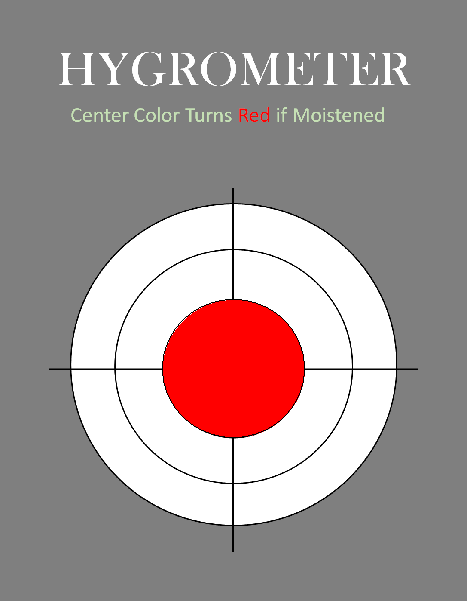
#> input picture changed.jpg, 467 x 601 px
$ jupyter execute Untitled.ipynb   (shell and % lines are left out)
#> lines starting #> are read from the running program, lines starting #| are printed output that depends on the picture; after the words box and inside, x2 and y2 are one past the last pixel; in counts of white or black regions, pixels touching at a corner belong together
[cell 1]
from matplotlib.pyplot import imshow
from turtle import clone
import cv2 as cv2
import numpy as np
path = ("./changed.jpg")
m = cv2.imread(path)
#> m is the input picture: shape (601, 467, 3); mean B, G, R 149.6, 149.8, 163.6
gray = cv2.cvtColor(m,cv2.COLOR_BGR2GRAY)
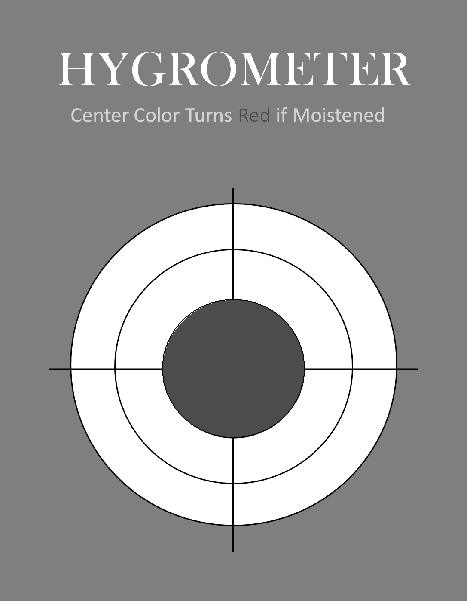
#> gray: shape (601, 467); min 0, max 255, mean 153.9

blurred = cv2.GaussianBlur(gray, (5,5),0) #高斯模糊
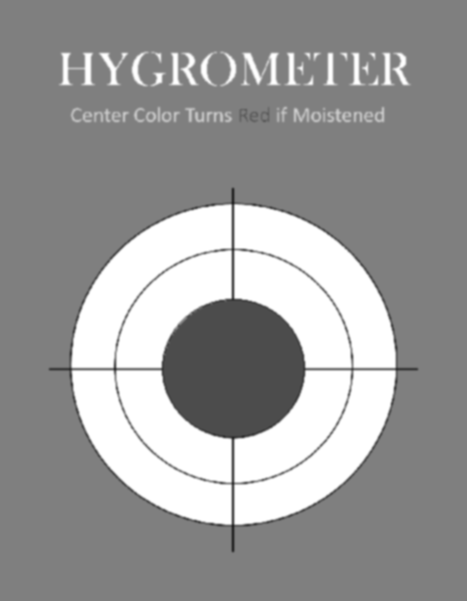
#> blurred: shape (601, 467); min 39, max 255, mean 153.9
imshow(blurred)
edged = cv2.Canny(blurred, 200,250) #邊緣萃取
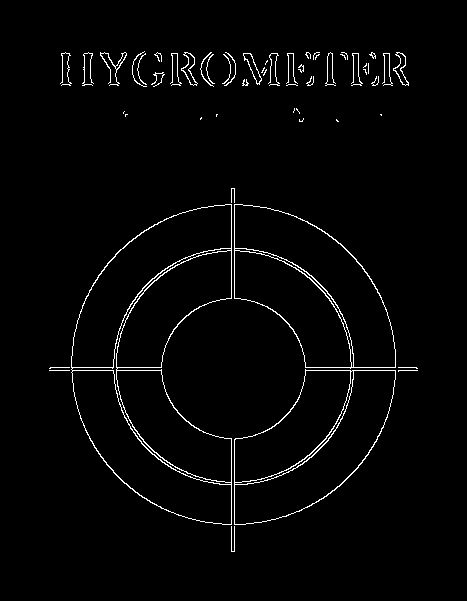
#> edged: shape (601, 467); 2.2% white in thin lines or dots, all inside (x1, y1, x2, y2) = (49, 51, 418, 552)

contours, hierarchy = cv2.findContours(edged.copy(), cv2.RETR_EXTERNAL, cv2.CHAIN_APPROX_SIMPLE)
#> contours = 55 contours, 48 with area under 20; largest, box (x1, y1, x2, y2) and area: (71, 204, 232, 525) 32356, (234, 204, 396, 369) 16958, (234, 369, 396, 525) 15590, (181, 52, 198, 86) 205, (393, 52, 409, 86) 196, (243, 53, 262, 85) 191, (100, 52, 127, 86) 80
clone = m.copy()
if clone is None:
    print("null")
n = cv2.drawContours(clone,contours,-1, (0,255,0),2)
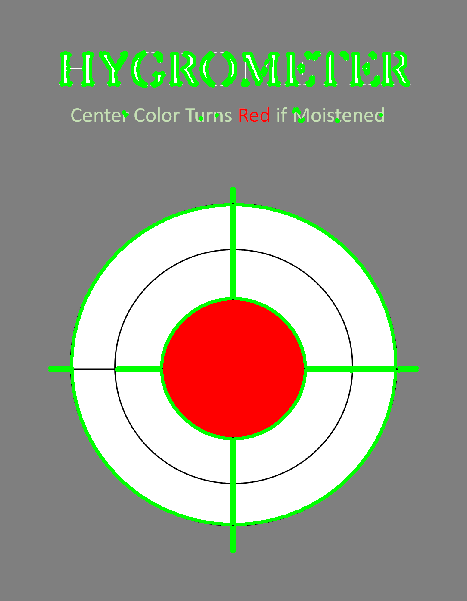
#> n: shape (601, 467, 3); mean B, G, R 142.2, 153.9, 155.9

x,y,w,h = cv2.boundingRect(contours[0])
#> x = 231; y = 526; w = 4; h = 26
cv2.rectangle(m,(x,y),(x+w,y+h),(153,153,0),5)
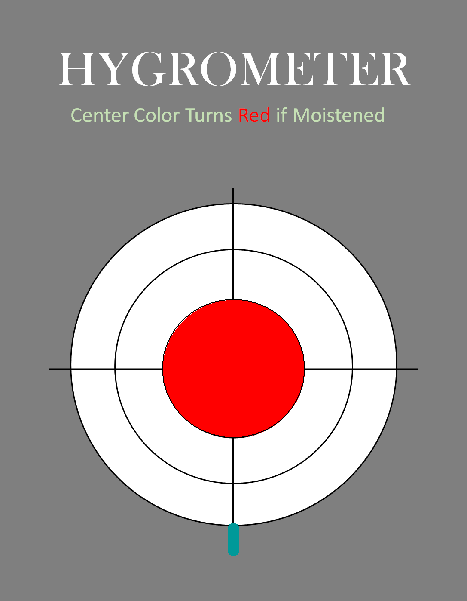
#> m: shape (601, 467, 3); 0.12% of pixels changed, all inside (x1, y1, x2, y2) = (228, 523, 239, 556)
newimage = m[y+2:y+h-2, x+2:x+w-2]
#> newimage = empty array
if newimage is None:
    print("null")
reimg = cv2.resize(clone, (467,601))
hsv =cv2.cvtColor(reimg, cv2.COLOR_BGR2HSV)
#> hsv: shape (601, 467, 3); mean H, S, V 2.9, 25.4, 167.6

lower_red = np.array([0,100,100])
upper_red = np.array([20,255,255])
mask = cv2.inRange(hsv, lower_red, upper_red)
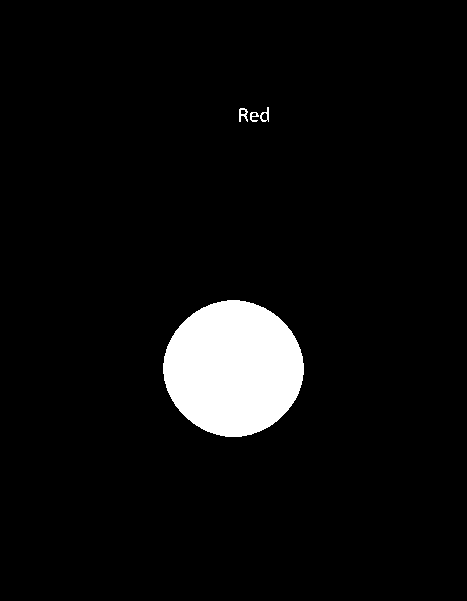
#> mask: shape (601, 467); 5.4% white; 4 white regions, box (x1, y1, x2, y2) and area: (163, 300, 304, 437) 14878, (239, 108, 248, 122) 69, (260, 107, 269, 122) 59, (250, 112, 259, 122) 47

output = cv2.bitwise_and(hsv,hsv,mask = mask)
#> output: shape (601, 467, 3); mean H, S, V 0, 13.7, 13.7

coordinate = output[375,233]
#> coordinate = [0, 255, 255]
#print(coordinate)
a = np.array(coordinate)
#> a = [0, 255, 255]
#print(a)
b = np.array(output)
# [4 lines of commented-out code are left out]
if ((a==[0,255,255]).all()):
    print("It is moistened")
else:
    print("it is not moistened")
cv2.waitKey(0)
cv2.destroyAllWindows()
